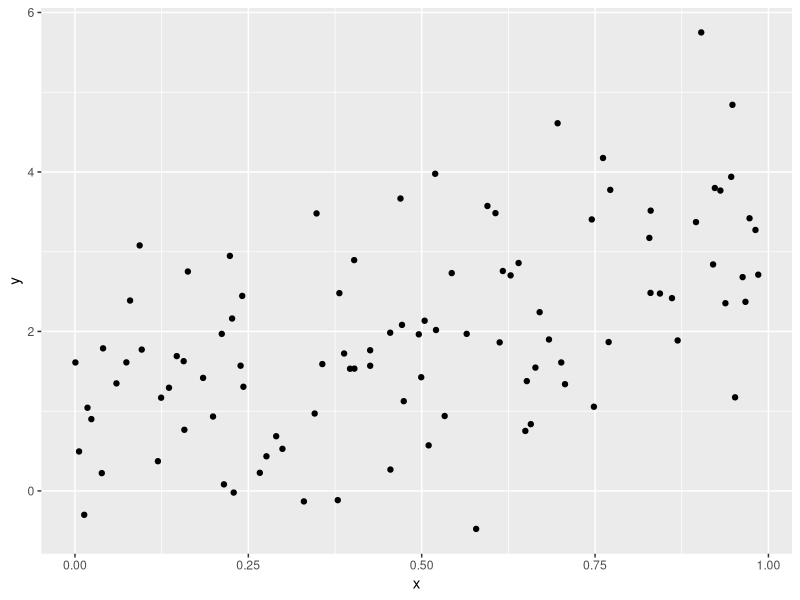

Here is the R script that generated this plot:
## ---- chunk 1
library(tidyverse)
plot_df=
  tibble(
    x=runif(100),
    y=1+2*x+rnorm(100)
  )

plot_df |> 
  ggplot(aes(x=x,y=y))+
  geom_point()
